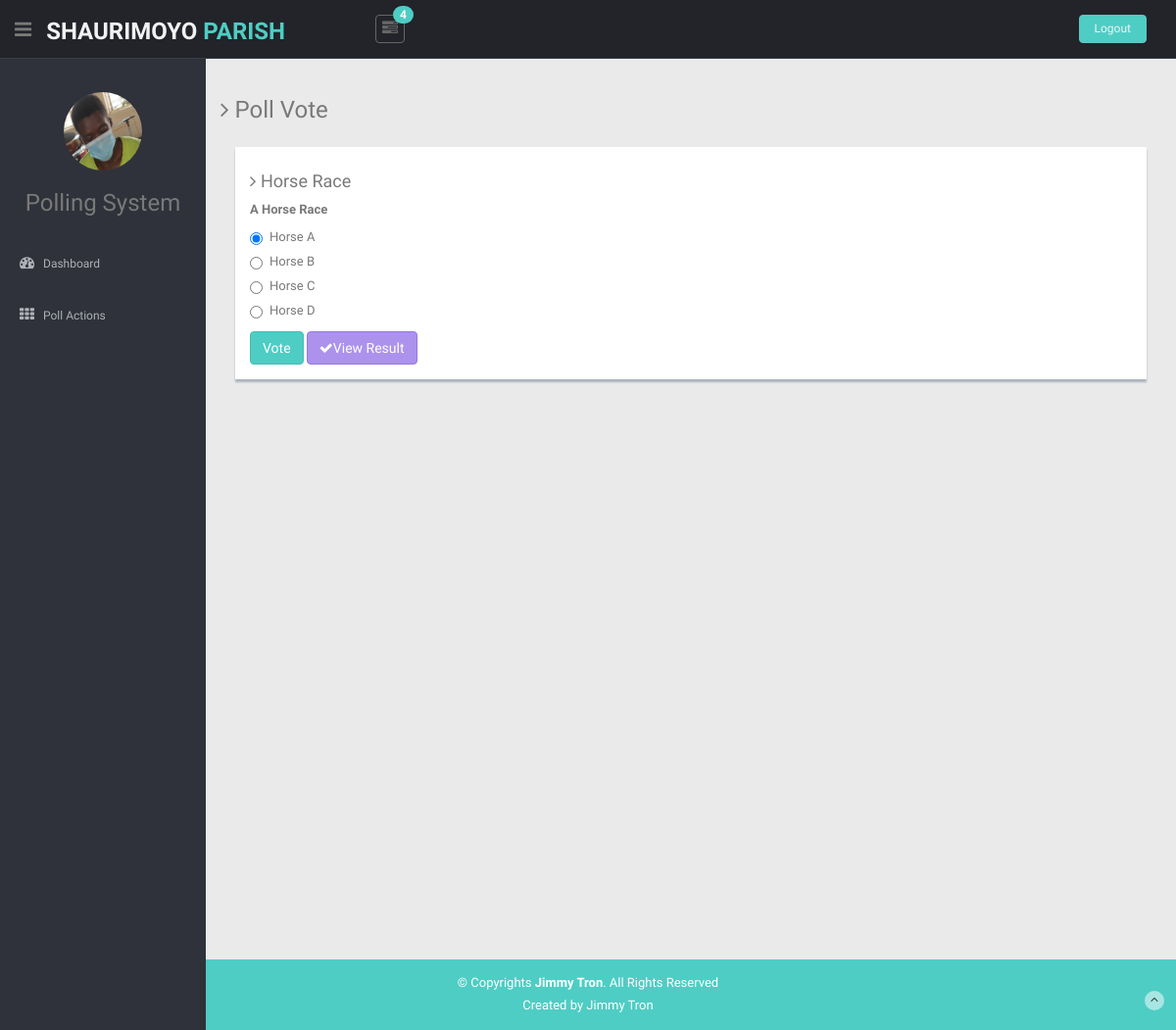
Screenshot of /vote.php?id=1 with the database file from the repository.
### tables this page shows
CREATE TABLE `polls` (
  `id` int NOT NULL,
  `title` text NOT NULL,
  `desc` text NOT NULL
);

CREATE TABLE `poll_answers` (
  `id` int NOT NULL,
  `poll_id` int NOT NULL,
  `title` text NOT NULL,
  `votes` int NOT NULL DEFAULT '0'
);

### vote.php (the view, shortened to what this page needs)
<?php
include 'includes.php';
$pdo = pdo_connect_mysql();
if (isset($_GET['id'])) {
    $stmt = $pdo->prepare('SELECT * FROM polls WHERE id = ?');
    $stmt->execute([$_GET['id']]);
    $poll = $stmt->fetch(PDO::FETCH_ASSOC);
    if ($poll) {
        $stmt = $pdo->prepare('SELECT * FROM poll_answers WHERE poll_id = ?');
        $stmt->execute([$_GET['id']]);
        $poll_answers = $stmt->fetchAll(PDO::FETCH_ASSOC);
    } else {
        $msg ='Poll with that ID does not exist.';
    }
} else {
    $msg ='No poll ID specified.';
}
?>
<?=template_header('Poll Vote')?>
<div class="col-lg-12 col-md-12 col-sm-12">
<?php if ($msg): ?>
    <div class="showback">
    <div class="alert alert-danger"><b><?=$msg?></b></div>
     </div>
    <?php else: ?>
        <div class="showback">
<h4><i class="fa fa-angle-right"></i> <?=$poll['title']?></h4>
    <b><?=$poll['desc']?></b>
    <form action="vote.php?id=<?=$_GET['id']?>" method="post">
        <?php for ($i = 0; $i < count($poll_answers); $i++): ?>
        <div class="radio">
            <label>
                <input type="radio" name="poll_answer" value="<?=$poll_answers[$i]['id']?>"<?=$i == 0 ? ' checked' : ''?>>
                <?=$poll_answers[$i]['title']?>
            </label>
        </div>
        <?php endfor; ?>
        <div>
            <input type="submit" value="Vote" class="btn btn-theme">
            <a href="result.php?id=<?=$poll['id']?>" class="btn btn-theme02"><i class="fa fa-check"></i>View Result </button></a>
        </div>
    </form>
</div>
<?php endif; ?>
<?=template_footer()?>

### css/style.css (style rules this page uses)
body { color: #797979; background: #eaeaea; font-family: 'Ruda', sans-serif; padding: 0px !important; margin: 0px !important; font-size:13px; }
a, a:hover, a:focus { text-decoration: none; outline: none; }
.btn-theme { color: #fff; background-color: #4ECDC4; border-color: #48bcb4; }
.btn-theme02 { color: #fff; background-color: #ac92ec; border-color: #967adc; }
.showback { background: #ffffff; padding: 15px; margin-bottom: 15px; box-shadow: 0px 3px 2px #aab2bd; }
label { font-weight: 400; }

### rows the page displays
polls: title "Horse Race", desc "A Horse Race"
poll_answers: title "Horse A"
poll_answers: title "Horse B"
poll_answers: title "Horse C"
poll_answers: title "Horse D"

### other values shown
$title "Poll Vote"
